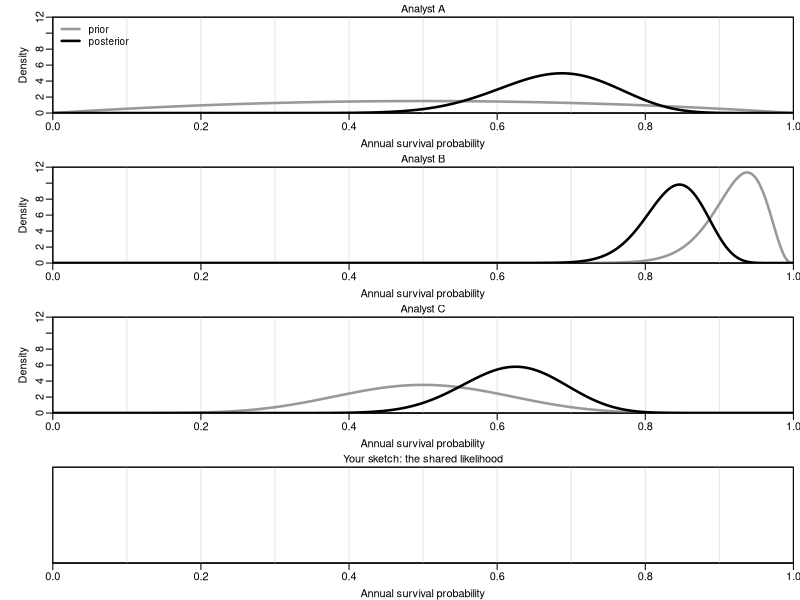
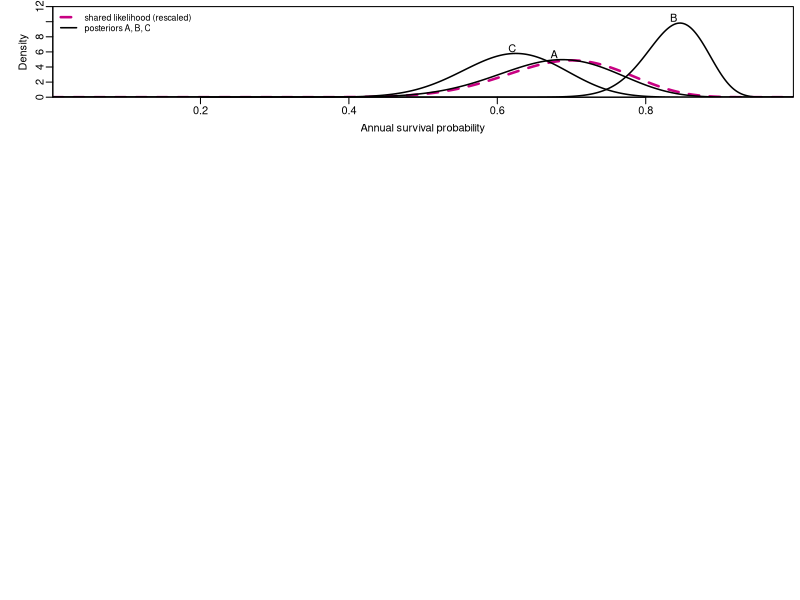

Write R code to recreate these figures, in order.
## ---- chunk 1
knitr::opts_chunk$set(echo = FALSE, fig.width = 6.5, fig.height = 0.3)

# draws n full-width blank lines (margin to margin) for handwritten answers,
# as a single plot so spacing is deterministic; pair with fig.height = 0.3 * n
blank_lines <- function(n = 1) {
  par(mar = c(0, 0, 0, 0))
  plot(NA, xlim = c(0, 1), ylim = c(0, n), axes = FALSE, xlab = "", ylab = "")
  for (i in seq_len(n)) {
    segments(0, n - i + 0.5, 1, n - i + 0.5, lwd = 1)
  }
}

# keeps a prompt and its answer space on one PDF page: place `r nq(...)` on its
# own line just above the prompt. Emits nothing in non-LaTeX output. lines =
# lines of prompt text, rows = rows of blank space below it (0.3 in each),
# extra = any other height (in inches), e.g. a figure
nq <- function(lines, rows = 0, extra = 0) {
  if (!knitr::is_latex_output()) return("")
  knitr::asis_output(sprintf("\n\\needspace{%.2fin}\n", 0.23 * lines + 0.15 + 0.3 * rows + extra))
}
## ---- chunk 2
ans_col <- rgb(200, 0, 130, maxColorValue = 255)
# redraws blank_table() so cells flagged TRUE in `ans` use the answer color
blank_table <- function(headers, body, col_widths = NULL,
                        header_height = 0.35, row_height = 0.5,
                        cex = 0.95, bold_rows = integer(0), ans = NULL) {
  nc <- length(headers); nr <- length(body)
  if (is.null(col_widths)) col_widths <- rep(1, nc)
  col_widths <- col_widths / sum(col_widths)
  cx <- c(0, cumsum(col_widths))
  h_total <- header_height + nr * row_height
  par(mar = c(0, 0, 0, 0), family = "serif")
  plot(NA, xlim = c(0, 1), ylim = c(0, h_total), axes = FALSE, xlab = "", ylab = "",
       xaxs = "i", yaxs = "i")
  y <- h_total
  segments(0, y, 1, y, lwd = 1.5)
  y <- y - header_height
  segments(0, y, 1, y, lwd = 1.5)
  for (i in seq_len(nr)) {
    y <- y - row_height
    segments(0, y, 1, y, lwd = if (i == nr) 1.5 else 0.5,
             col = if (i == nr) "black" else "grey70")
  }
  for (v in cx) segments(v, 0, v, h_total, lwd = 1)
  yh <- h_total - header_height / 2
  for (j in seq_len(nc)) text((cx[j] + cx[j + 1]) / 2, yh, labels = headers[[j]], font = 2, cex = cex)
  y <- h_total - header_height
  for (i in seq_len(nr)) {
    yc <- y - row_height / 2
    for (j in seq_len(nc)) {
      val <- body[[i]][[j]]
      is_ans <- !is.null(ans) && isTRUE(ans[[i]][[j]])
      if (!identical(val, "")) text((cx[j] + cx[j + 1]) / 2, yc, labels = val, cex = cex,
                                    font = if (i %in% bold_rows) 2 else 1,
                                    col = if (is_ans) ans_col else "black")
    }
    y <- y - row_height
  }
}
## ---- chunk 3
s_seq <- seq(0.001, 0.999, length.out = 500)
survived <- 21
collared <- 30
priors <- list(A = c(2, 2), B = c(46, 4), C = c(10, 10))
par(mfrow = c(4, 1), mar = c(2.8, 4, 1.3, 0.5), mgp = c(1.8, 0.5, 0))
for (an in names(priors)) {
  pr <- priors[[an]]
  po <- pr + c(survived, collared - survived)
  plot(NA, xlim = c(0, 1), ylim = c(0, 12), xaxs = "i", yaxs = "i",
       xlab = "Annual survival probability", ylab = "Density",
       main = paste("Analyst", an), cex.main = 1, font.main = 1)
  abline(v = seq(0, 1, 0.1), col = "grey90")
  lines(s_seq, dbeta(s_seq, pr[1], pr[2]), lwd = 2.5, col = "grey60")
  lines(s_seq, dbeta(s_seq, po[1], po[2]), lwd = 2.5)
  if (an == "A") {
    legend("topleft", c("prior", "posterior"), lwd = 2.5,
           col = c("grey60", "black"), bty = "n", cex = 0.9)
  }
  box()
}
plot(NA, xlim = c(0, 1), ylim = c(0, 12), xaxs = "i", yaxs = "i", yaxt = "n",
     xlab = "Annual survival probability", ylab = "",
     main = "Your sketch: the shared likelihood", cex.main = 1, font.main = 1)
abline(v = seq(0, 1, 0.1), col = "grey90")
box()
## ---- chunk 4
par(mar = c(4, 4, 0.5, 0.5))
plot(s_seq, dbeta(s_seq, survived + 1, collared - survived + 1), type = "l",
     lwd = 2.5, lty = 2, col = ans_col, ylim = c(0, 12), xaxs = "i", yaxs = "i",
     xlab = "Annual survival probability", ylab = "Density")
for (an in names(priors)) {
  po <- priors[[an]] + c(survived, collared - survived)
  lines(s_seq, dbeta(s_seq, po[1], po[2]), lwd = 1.5)
  text(po[1] / sum(po), max(dbeta(s_seq, po[1], po[2])) + 0.7, an)
}
legend("topleft", c("shared likelihood (rescaled)", "posteriors A, B, C"),
       lwd = c(2.5, 1.5), lty = c(2, 1), col = c(ans_col, "black"), bty = "n", cex = 0.8)
